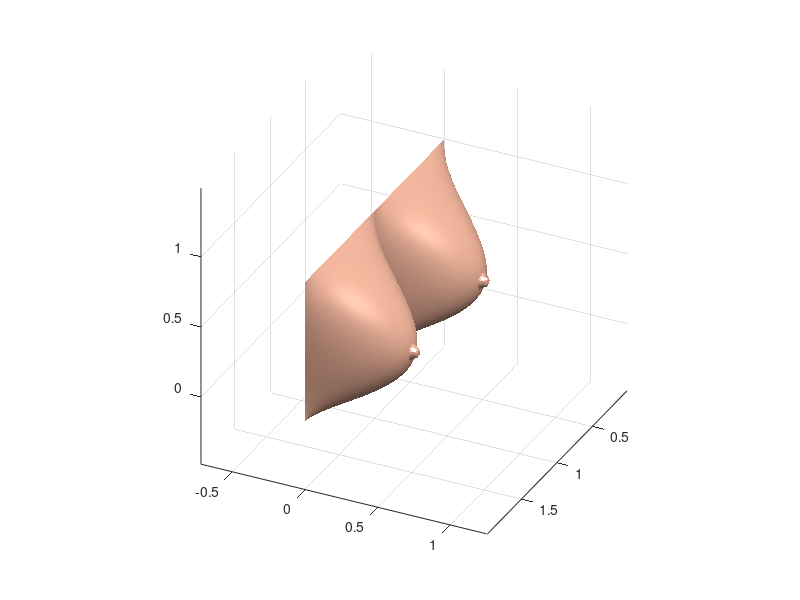

MATLAB code to generate this figure: (Note: this script raises an error after producing the figure.)
% 画爱心
[X, Y] = meshgrid(0.01:0.01:1, 0.01:0.01:1); 
Zfun =@(x,y)12.5*x.*log10(x).*y.*(y-1)+exp(-((25 ... 
*x - 25/exp(1)).^2+(25*y-25/2).^2).^3)./25; 
Z = Zfun(X,Y); 
figure; 
surf(Y,Z,X,'FaceColor',[1 0.75 0.65],'linestyle','none'); 
hold on 
surf(Y+0.98,Z,X,'FaceColor',[1 0.75 0.65],'linestyle','none'); 
axis equal; 
view([116 30]); 
camlight; 
lighting phong; % 设置光照和光照模式